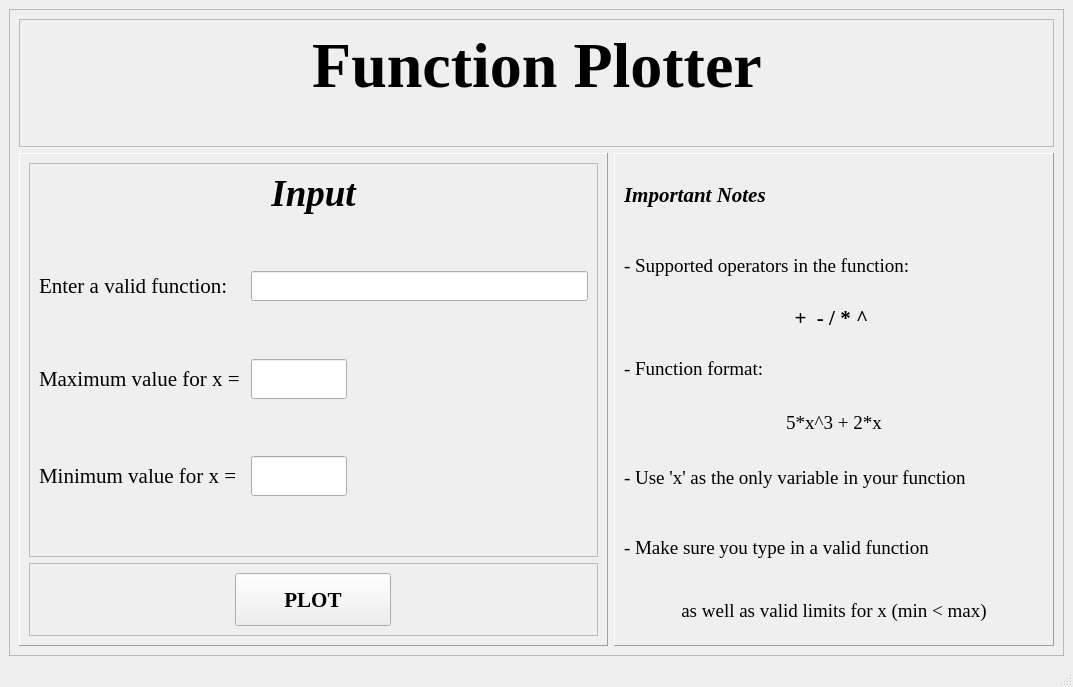
<?xml version="1.0" encoding="UTF-8"?>
<ui version="4.0">
 <class>MainWindow</class>
 <widget class="QMainWindow" name="MainWindow">
  <property name="geometry">
   <rect>
    <x>0</x>
    <y>0</y>
    <width>1073</width>
    <height>687</height>
   </rect>
  </property>
  <property name="windowTitle">
   <string>Function Plotter</string>
  </property>
  <widget class="QWidget" name="centralwidget">
   <layout class="QGridLayout" name="gridLayout_9">
    <item row="0" column="0">
     <widget class="QFrame" name="frame">
      <property name="minimumSize">
       <size>
        <width>850</width>
        <height>520</height>
       </size>
      </property>
      <property name="frameShape">
       <enum>QFrame::StyledPanel</enum>
      </property>
      <property name="frameShadow">
       <enum>QFrame::Raised</enum>
      </property>
      <layout class="QGridLayout" name="gridLayout_5">
       <item row="0" column="0" colspan="2">
        <widget class="QFrame" name="Title">
         <property name="maximumSize">
          <size>
           <width>16777215</width>
           <height>128</height>
          </size>
         </property>
         <property name="frameShape">
          <enum>QFrame::StyledPanel</enum>
         </property>
         <property name="frameShadow">
          <enum>QFrame::Raised</enum>
         </property>
         <layout class="QGridLayout" name="gridLayout_6">
          <item row="0" column="0">
           <spacer name="horizontalSpacer">
            <property name="orientation">
             <enum>Qt::Horizontal</enum>
            </property>
            <property name="sizeType">
             <enum>QSizePolicy::Expanding</enum>
            </property>
            <property name="sizeHint" stdset="0">
             <size>
              <width>40</width>
              <height>20</height>
             </size>
            </property>
           </spacer>
          </item>
          <item row="0" column="2">
           <spacer name="horizontalSpacer_2">
            <property name="orientation">
             <enum>Qt::Horizontal</enum>
            </property>
            <property name="sizeHint" stdset="0">
             <size>
              <width>70</width>
              <height>20</height>
             </size>
            </property>
           </spacer>
          </item>
          <item row="0" column="1">
           <widget class="QLabel" name="label_19">
            <property name="font">
             <font>
              <family>Times New Roman</family>
              <pointsize>48</pointsize>
              <weight>75</weight>
              <bold>true</bold>
              <underline>false</underline>
             </font>
            </property>
            <property name="text">
             <string>Function Plotter</string>
            </property>
            <property name="alignment">
             <set>Qt::AlignCenter</set>
            </property>
           </widget>
          </item>
          <item row="1" column="1">
           <spacer name="verticalSpacer">
            <property name="orientation">
             <enum>Qt::Vertical</enum>
            </property>
            <property name="sizeHint" stdset="0">
             <size>
              <width>20</width>
              <height>40</height>
             </size>
            </property>
           </spacer>
          </item>
         </layout>
        </widget>
       </item>
       <item row="1" column="0">
        <widget class="QFrame" name="Input">
         <property name="frameShape">
          <enum>QFrame::Panel</enum>
         </property>
         <property name="frameShadow">
          <enum>QFrame::Raised</enum>
         </property>
         <layout class="QGridLayout" name="gridLayout_7">
          <item row="1" column="0" colspan="2">
           <widget class="QFrame" name="frame_2">
            <property name="maximumSize">
             <size>
              <width>16777215</width>
              <height>90</height>
             </size>
            </property>
            <property name="frameShape">
             <enum>QFrame::StyledPanel</enum>
            </property>
            <property name="frameShadow">
             <enum>QFrame::Raised</enum>
            </property>
            <layout class="QGridLayout" name="gridLayout_10">
             <item row="0" column="0">
              <widget class="QPushButton" name="pushButton_3">
               <property name="minimumSize">
                <size>
                 <width>0</width>
                 <height>53</height>
                </size>
               </property>
               <property name="maximumSize">
                <size>
                 <width>156</width>
                 <height>72</height>
                </size>
               </property>
               <property name="font">
                <font>
                 <family>Times New Roman</family>
                 <pointsize>16</pointsize>
                 <weight>75</weight>
                 <bold>true</bold>
                </font>
               </property>
               <property name="text">
                <string>PLOT</string>
               </property>
              </widget>
             </item>
            </layout>
           </widget>
          </item>
          <item row="0" column="0" colspan="2">
           <widget class="QFrame" name="frame_3">
            <property name="frameShape">
             <enum>QFrame::StyledPanel</enum>
            </property>
            <property name="frameShadow">
             <enum>QFrame::Raised</enum>
            </property>
            <layout class="QGridLayout" name="gridLayout_11">
             <item row="2" column="0">
              <widget class="QLabel" name="label">
               <property name="font">
                <font>
                 <family>Times New Roman</family>
                 <pointsize>16</pointsize>
                </font>
               </property>
               <property name="text">
                <string>Enter a valid function: </string>
               </property>
              </widget>
             </item>
             <item row="3" column="0">
              <spacer name="verticalSpacer_3">
               <property name="orientation">
                <enum>Qt::Vertical</enum>
               </property>
               <property name="sizeHint" stdset="0">
                <size>
                 <width>20</width>
                 <height>40</height>
                </size>
               </property>
              </spacer>
             </item>
             <item row="4" column="0">
              <widget class="QLabel" name="label_8">
               <property name="font">
                <font>
                 <family>Times New Roman</family>
                 <pointsize>16</pointsize>
                </font>
               </property>
               <property name="text">
                <string>Maximum value for x = </string>
               </property>
              </widget>
             </item>
             <item row="2" column="1">
              <widget class="QLineEdit" name="lineEdit_7">
               <property name="minimumSize">
                <size>
                 <width>100</width>
                 <height>30</height>
                </size>
               </property>
               <property name="maximumSize">
                <size>
                 <width>800</width>
                 <height>16777215</height>
                </size>
               </property>
               <property name="font">
                <font>
                 <family>Times New Roman</family>
                 <pointsize>12</pointsize>
                </font>
               </property>
              </widget>
             </item>
             <item row="5" column="0">
              <spacer name="verticalSpacer_4">
               <property name="orientation">
                <enum>Qt::Vertical</enum>
               </property>
               <property name="sizeHint" stdset="0">
                <size>
                 <width>20</width>
                 <height>40</height>
                </size>
               </property>
              </spacer>
             </item>
             <item row="6" column="0">
              <widget class="QLabel" name="label_10">
               <property name="font">
                <font>
                 <family>Times New Roman</family>
                 <pointsize>16</pointsize>
                </font>
               </property>
               <property name="text">
                <string>Minimum value for x = </string>
               </property>
              </widget>
             </item>
             <item row="7" column="0">
              <spacer name="verticalSpacer_5">
               <property name="orientation">
                <enum>Qt::Vertical</enum>
               </property>
               <property name="sizeHint" stdset="0">
                <size>
                 <width>20</width>
                 <height>40</height>
                </size>
               </property>
              </spacer>
             </item>
             <item row="1" column="0">
              <spacer name="verticalSpacer_2">
               <property name="orientation">
                <enum>Qt::Vertical</enum>
               </property>
               <property name="sizeHint" stdset="0">
                <size>
                 <width>20</width>
                 <height>40</height>
                </size>
               </property>
              </spacer>
             </item>
             <item row="0" column="0" colspan="2">
              <widget class="QLabel" name="label_18">
               <property name="maximumSize">
                <size>
                 <width>16777215</width>
                 <height>56</height>
                </size>
               </property>
               <property name="font">
                <font>
                 <family>Times New Roman</family>
                 <pointsize>28</pointsize>
                 <weight>75</weight>
                 <italic>true</italic>
                 <bold>true</bold>
                </font>
               </property>
               <property name="frameShadow">
                <enum>QFrame::Sunken</enum>
               </property>
               <property name="text">
                <string>Input</string>
               </property>
               <property name="alignment">
                <set>Qt::AlignHCenter|Qt::AlignTop</set>
               </property>
              </widget>
             </item>
             <item row="6" column="1">
              <widget class="QLineEdit" name="lineEdit_10">
               <property name="minimumSize">
                <size>
                 <width>0</width>
                 <height>40</height>
                </size>
               </property>
               <property name="maximumSize">
                <size>
                 <width>96</width>
                 <height>16777215</height>
                </size>
               </property>
               <property name="font">
                <font>
                 <family>Times New Roman</family>
                 <pointsize>14</pointsize>
                </font>
               </property>
              </widget>
             </item>
             <item row="4" column="1">
              <widget class="QLineEdit" name="lineEdit_8">
               <property name="minimumSize">
                <size>
                 <width>0</width>
                 <height>40</height>
                </size>
               </property>
               <property name="maximumSize">
                <size>
                 <width>96</width>
                 <height>16777215</height>
                </size>
               </property>
               <property name="font">
                <font>
                 <family>Times New Roman</family>
                 <pointsize>14</pointsize>
                </font>
               </property>
              </widget>
             </item>
            </layout>
           </widget>
          </item>
         </layout>
        </widget>
       </item>
       <item row="1" column="1">
        <widget class="QFrame" name="Notes">
         <property name="maximumSize">
          <size>
           <width>440</width>
           <height>16777215</height>
          </size>
         </property>
         <property name="whatsThis">
          <string/>
         </property>
         <property name="accessibleName">
          <string/>
         </property>
         <property name="frameShape">
          <enum>QFrame::Panel</enum>
         </property>
         <property name="frameShadow">
          <enum>QFrame::Raised</enum>
         </property>
         <layout class="QGridLayout" name="gridLayout_8">
          <item row="0" column="0">
           <widget class="QLabel" name="label_9">
            <property name="font">
             <font>
              <family>Times New Roman</family>
              <pointsize>16</pointsize>
              <weight>75</weight>
              <italic>true</italic>
              <bold>true</bold>
             </font>
            </property>
            <property name="text">
             <string>Important Notes</string>
            </property>
            <property name="alignment">
             <set>Qt::AlignLeading|Qt::AlignLeft|Qt::AlignVCenter</set>
            </property>
           </widget>
          </item>
          <item row="3" column="0">
           <widget class="QLabel" name="label_13">
            <property name="font">
             <font>
              <family>Times New Roman</family>
              <pointsize>14</pointsize>
             </font>
            </property>
            <property name="text">
             <string>- Function format:</string>
            </property>
           </widget>
          </item>
          <item row="6" column="0">
           <widget class="QLabel" name="label_16">
            <property name="font">
             <font>
              <family>Times New Roman</family>
              <pointsize>14</pointsize>
             </font>
            </property>
            <property name="text">
             <string>- Make sure you type in a valid function</string>
            </property>
           </widget>
          </item>
          <item row="1" column="0">
           <widget class="QLabel" name="label_11">
            <property name="font">
             <font>
              <family>Times New Roman</family>
              <pointsize>14</pointsize>
             </font>
            </property>
            <property name="text">
             <string>- Supported operators in the function:</string>
            </property>
           </widget>
          </item>
          <item row="4" column="0">
           <widget class="QLabel" name="label_14">
            <property name="maximumSize">
             <size>
              <width>428</width>
              <height>32</height>
             </size>
            </property>
            <property name="font">
             <font>
              <family>Times New Roman</family>
              <pointsize>14</pointsize>
              <weight>50</weight>
              <bold>false</bold>
             </font>
            </property>
            <property name="text">
             <string>5*x^3 + 2*x</string>
            </property>
            <property name="alignment">
             <set>Qt::AlignCenter</set>
            </property>
           </widget>
          </item>
          <item row="2" column="0">
           <widget class="QLabel" name="label_12">
            <property name="maximumSize">
             <size>
              <width>428</width>
              <height>27</height>
             </size>
            </property>
            <property name="font">
             <font>
              <family>Times New Roman</family>
              <pointsize>16</pointsize>
              <weight>75</weight>
              <bold>true</bold>
             </font>
            </property>
            <property name="text">
             <string>+  - / * ^ </string>
            </property>
            <property name="alignment">
             <set>Qt::AlignCenter</set>
            </property>
           </widget>
          </item>
          <item row="5" column="0">
           <widget class="QLabel" name="label_15">
            <property name="font">
             <font>
              <family>Times New Roman</family>
              <pointsize>14</pointsize>
             </font>
            </property>
            <property name="text">
             <string>- Use 'x' as the only variable in your function</string>
            </property>
           </widget>
          </item>
          <item row="7" column="0">
           <widget class="QLabel" name="label_17">
            <property name="maximumSize">
             <size>
              <width>16777215</width>
              <height>50</height>
             </size>
            </property>
            <property name="font">
             <font>
              <family>Times New Roman</family>
              <pointsize>14</pointsize>
             </font>
            </property>
            <property name="text">
             <string>as well as valid limits for x (min &lt; max)</string>
            </property>
            <property name="alignment">
             <set>Qt::AlignCenter</set>
            </property>
           </widget>
          </item>
         </layout>
        </widget>
       </item>
      </layout>
     </widget>
    </item>
   </layout>
  </widget>
  <widget class="QMenuBar" name="menubar">
   <property name="geometry">
    <rect>
     <x>0</x>
     <y>0</y>
     <width>1073</width>
     <height>26</height>
    </rect>
   </property>
  </widget>
  <widget class="QStatusBar" name="statusbar"/>
 </widget>
 <resources/>
 <connections/>
</ui>
